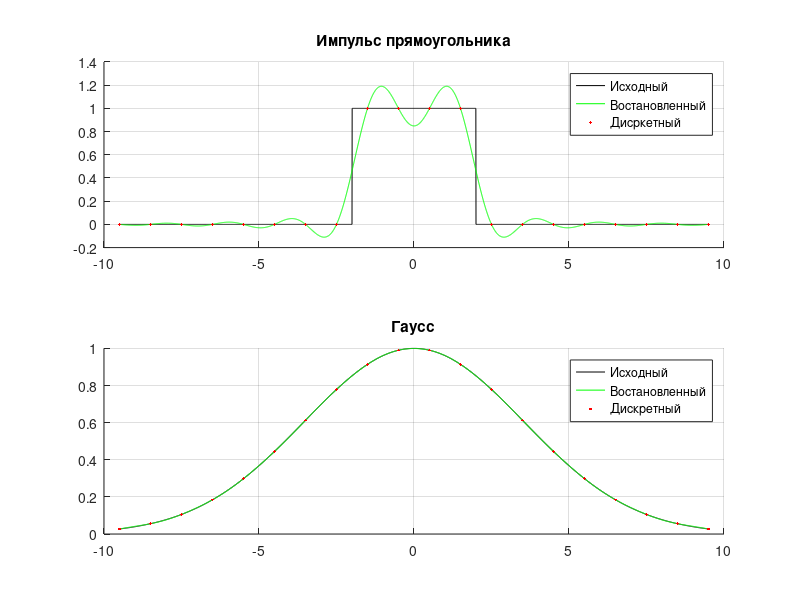

This chart was generated by the following MATLAB code:
function main()
% Исходные параметры
sigma = 5;
tt = 2;
n = 20;
dt = 1;
t_max = dt*(n-1)/2;

% Дискретные сигналы
t = -t_max:dt:t_max; 
gaussian_discrete = exp(-(t/sigma).^2);
rectangle_discrete = zeros(size(t));
rectangle_discrete(abs(t) - tt < 0) = 1;

% Исходные сигналы
x = -t_max:0.005:t_max;
gaussian_initial = exp(-(x/sigma).^2);
rectangle_initial = zeros(size(x));
rectangle_initial(abs(x) - tt < 0) = 1;

% Восстановленные сигналы
gaussian_restored = zeros(1, length(x));
rectangle_restored = zeros(1, length(x));
for i=1:length(x)
   for j = 1:n
       gaussian_restored(i) = gaussian_restored(i) + gaussian_discrete(j) * sin((x(i)-t(j))/dt * pi) / ((x(i)-t(j))/dt * pi);
       rectangle_restored(i) = rectangle_restored(i) + rectangle_discrete(j) * sin((x(i)-t(j))/dt * pi) / ((x(i)-t(j))/dt * pi);
   end
end

figure;

subplot(2,1,1);
title('Импульс прямоугольника');
hold on;
grid on;
plot(x, rectangle_initial, 'k');
plot(x, rectangle_restored, 'g');
plot(t, rectangle_discrete, '.r');
legend('Исходный', 'Востановленный', 'Дисркетный');

subplot(2,1,2);
title('Гаусс');
hold on;
grid on;
plot(x, gaussian_initial, 'k');
plot(x, gaussian_restored, 'g');
wait = plot(t, gaussian_discrete, '.r');
legend('Исходный', 'Востановленный', 'Дискретный');
waitfor(wait);
end